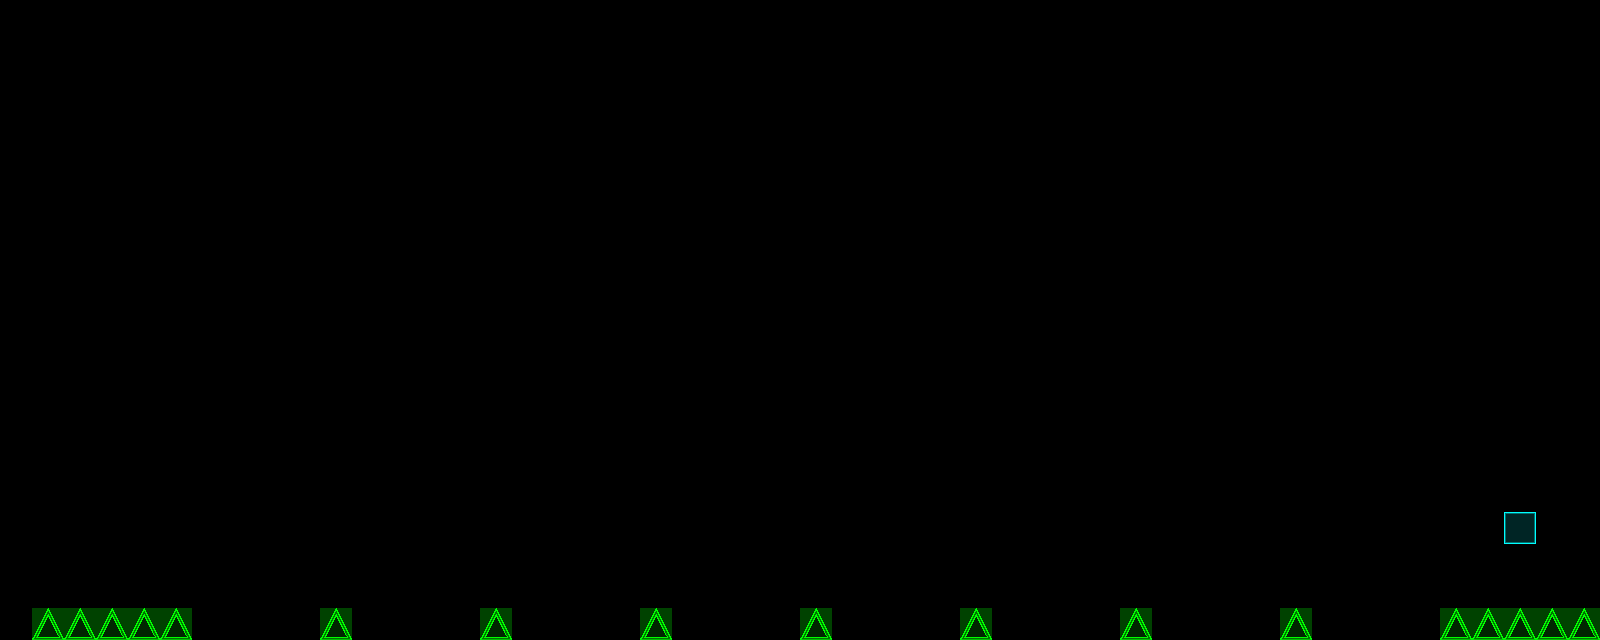

A 2D game scene composited from a Tiled map and its tileset images. What follows is a short description and the map's XML, with each tile layer's data collapsed to a summary:
An orthogonal 50x20 tile map with 32x32 px tiles, 1 tile layer (Tile Layer 2) and 1 object (Player).

<map version="1.0" orientation="orthogonal" width="50" height="20" tilewidth="32" tileheight="32">
 <tileset firstgid="1" name="sheet" tilewidth="32" tileheight="32">
  <image source="sheet.png" width="160" height="32" />
 </tileset>
 <layer name="Tile Layer 2" width="50" height="20">
  <data>[1000 cells, 18 non-empty, 2 distinct tile ids]</data>
 </layer>
 <objectgroup name="Objects" width="50" height="20">
  <object name="Player" x="96" y="512" width="32" height="32" />
 </objectgroup>
</map>
